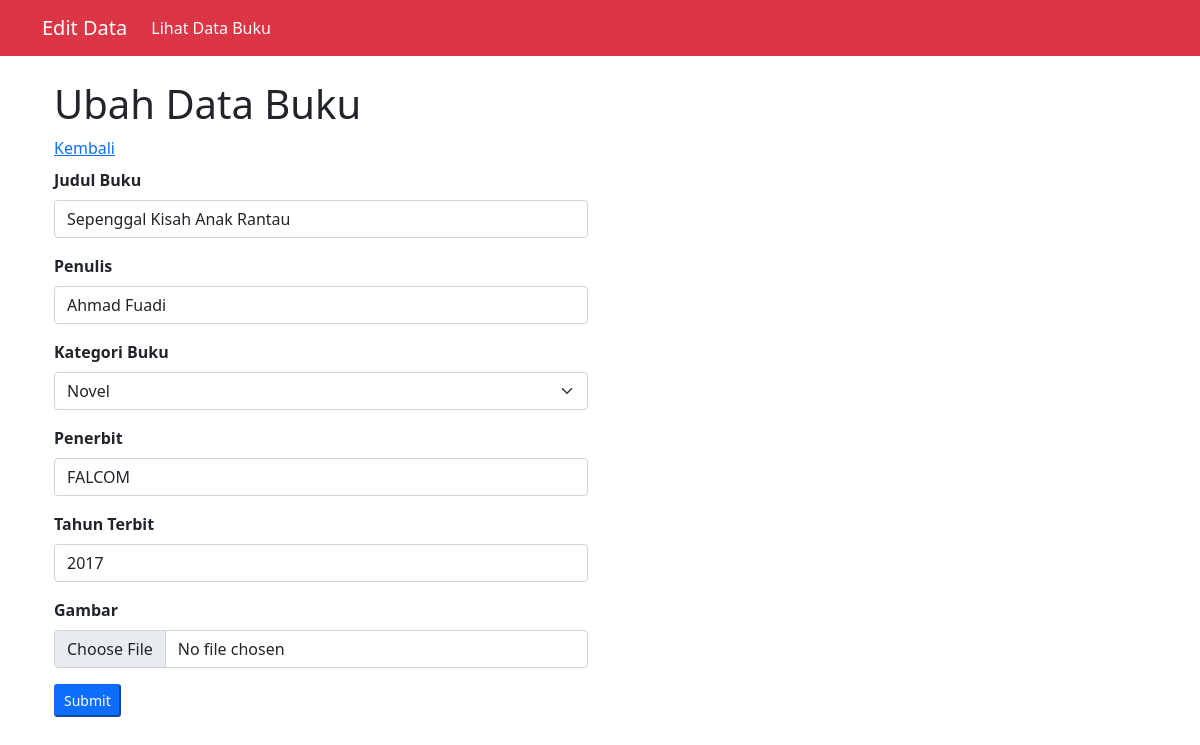
The page /ubah_data.php?id_buku=14 (signed in) on the database its author committed.
### tables this page shows
CREATE TABLE `buku` (
  `id_buku` int(11) NOT NULL,
  `id_kategori` int(11) NOT NULL,
  `judul_buku` varchar(100) NOT NULL,
  `penulis` varchar(100) NOT NULL,
  `penerbit` varchar(100) NOT NULL,
  `tahun_terbit` year(4) NOT NULL,
  `gambar` varchar(100) NOT NULL,
  `tanggal_input` datetime NOT NULL DEFAULT current_timestamp()
);

CREATE TABLE `kategori` (
  `id_kategori` int(11) NOT NULL,
  `nama_kategori` varchar(50) NOT NULL,
  `tanggal_input` datetime NOT NULL DEFAULT current_timestamp()
);

### function.php (called while the page is built, shortened)
<?php
$conn = mysqli_connect("localhost", "root", "", "buku_online");
function query($query)
{
    global $conn;
    $result = mysqli_query($conn, $query);
    $rows = [];
    while ($row = mysqli_fetch_assoc($result)) {
        $rows[] = $row;
    }
    return $rows;
}
?>

### ubah_data.php (the view, shortened to what this page needs)
<?php
require("function.php");
$id_buku = $_GET['id_buku'];
$query = query("SELECT * FROM buku WHERE id_buku = $id_buku")[0];
$data = $query;
$kategori = query("SELECT * FROM kategori");
?>
<!DOCTYPE html>
<html lang="en">
<head>
    <link href="https://cdn.jsdelivr.net/npm/bootstrap@5.0.2/dist/css/bootstrap.min.css" rel="stylesheet"
>
</head>
<body>
    <nav class="navbar navbar-expand-lg navbar-light white bg-danger">
        <div class="container">
            <a class="navbar-brand text-white" href="#">Edit Data</a>
            <div class="collapse navbar-collapse" id="navbarSupportedContent">
                <ul class="navbar-nav me-auto mb-2 mb-lg-0">
                    <li class="nav-item">
                        <a class="nav-link active text-white" aria-current="page" href="index.php">Lihat Data Buku</a>
                    </li>
                </ul>
            </div>
        </div>
    </nav>
    <div class="p-4 container">
        <div class="row">
            <h1 class="mb-2">Ubah Data Buku</h1>
            <a href="index.php" class="mb-2">Kembali</a>
            <div class="col-md-6">
                <form action="" method="POST" enctype="multipart/form-data">
                    <div class="mb-3">
                        <label class="form-label fw-bold">Judul Buku</label>
                        <input type="text" class="form-control" name="judul_buku" id="judul_buku"
                            value="<?= $data['judul_buku'] ?>" autocomplete="off">
                    </div>
                    <div class="mb-3">
                        <label class="form-label fw-bold">Penulis</label>
                        <input type="text" class="form-control" name="penulis" id="penulis"
                            value="<?= $data['penulis'] ?>" autocomplete="off">
                    </div>
                    <div class="mb-3">
                        <label class="form-label fw-bold">Kategori Buku</label>
                        <select name="id_kategori" class="form-select" required>
                            <?php foreach ($kategori as $row): ?>
                                <option value="<?= $row['id_kategori']; ?>" <?= ($row['id_kategori'] == $data['id_kategori']) ? 'selected' : ''; ?>>
                                    <?= $row['nama_kategori']; ?>
                                </option>
                            <?php endforeach; ?>
                        </select>
                    </div>
                    <div class="mb-3">
                        <label class="form-label fw-bold">Penerbit</label>
                        <input type="text" class="form-control" name="penerbit" id="penerbit"
                            value="<?= $data['penerbit'] ?>" autocomplete="off">
                    </div>
                    <div class="mb-3">
                        <label class="form-label fw-bold">Tahun Terbit</label>
                        <input type="number" class="form-control" name="tahun_terbit" id="tahun_terbit"
                            value="<?= $data['tahun_terbit'] ?>" autocomplete="off">
                    </div>
                    <div class="mb-3">
                        <label class="form-label fw-bold">Gambar</label>
                        <input type="file" class="form-control" name="gambar" id="gambar" value="<?= $data['gambar'] ?>"
                            autocomplete="off">
                    </div>
                    <div class="mb-3">
                        <button type="submit" name="tombol_submit" class="btn-sm btn-primary">Submit</button>
                    </div>
                </form>
            </div>
        </div>
    </div>
</body>

### rows shown on the page
buku: judul_buku "Sepenggal Kisah Anak Rantau", penulis "Ahmad Fuadi", id_kategori "Novel", penerbit "FALCOM", tahun_terbit "2017"
